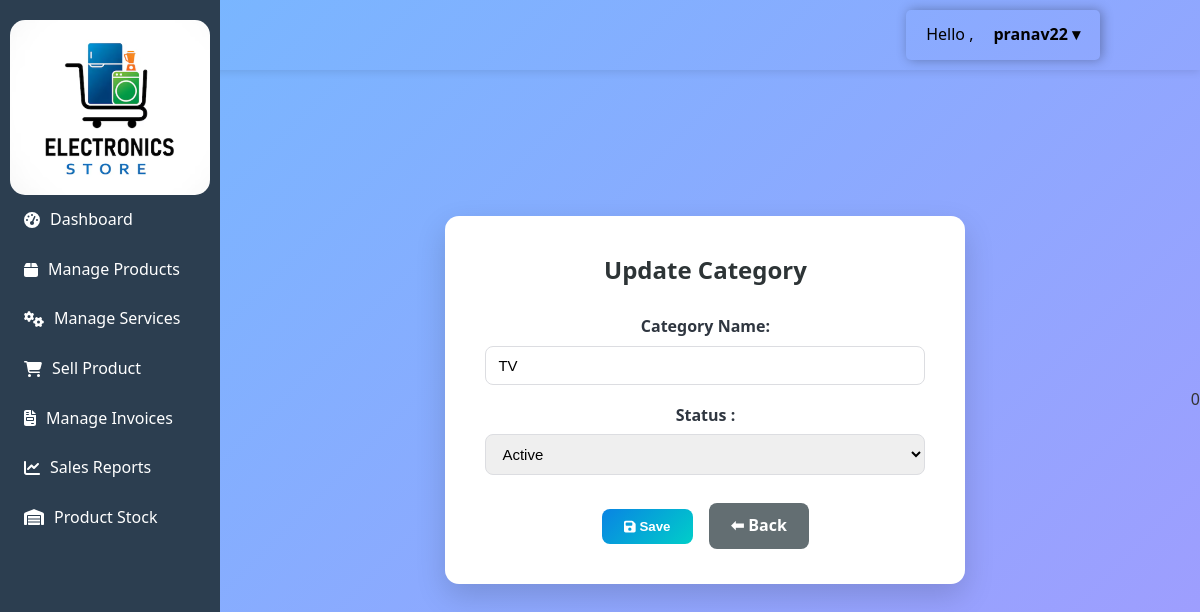
The app's page /categories/edit/1/ (signed in) with its own data.
### core/models.py (models this page shows, shortened)
class ShopOwner(models.Model):
    sw_id = models.AutoField(primary_key=True)
    sw_uname = models.CharField(max_length=100, unique=True)
    email = models.EmailField(unique=True)
    password = models.CharField(max_length=255)
    phone_no = models.CharField(max_length=15)  # IntegerField not ideal for phone numbers
    address = models.CharField(max_length=150)
    reset_token = models.CharField(max_length=100, blank=True, null=True)

class Category(models.Model):
    STATUS_CHOICES = [
        ('Active', 'Active'),
        ('Inactive', 'Inactive'),
    ]
    ct_id = models.AutoField(primary_key=True)
    ct_name = models.CharField(max_length=100, unique=True)
    created_at = models.DateTimeField(auto_now_add=True)
    status = models.CharField(max_length=10, choices=STATUS_CHOICES, default='Active')

### core/views.py (the view)
# urls.py: path('categories/edit/<int:id>/', views.category_edit, name='update_cat'),
def category_edit(request, id):
    category = get_object_or_404(Category, pk=id)
    form = ProdCategory(request.POST or None, instance=category)
    if request.method == 'POST':
        if form.is_valid():
            form.save()
            messages.success(request,"Updated successfully")
            return redirect('cat_list')
    return render(request, 'core/owner/category/up_category.html', {'form': form})

### core/forms.py
class ProdCategory(forms.ModelForm):
    class Meta:
        model = Category
        fields = ['ct_name', 'status']  # Only editable fields
        labels = {
            'ct_name': 'Category Name',
            'status': 'Status ',
        }
        widgets = {
            'ct_name': forms.TextInput(attrs={
                'class': 'form-control',
                'placeholder': 'Enter Category Name'
            }),
            'status': forms.Select(attrs={
                'class': 'form-control'
            }),
        }

### core/views.py (called while the page is built)
def shopowner_context(request):
    owner = None
    if request.session.get('shopowner_id'):
        owner = ShopOwner.objects.filter(
            sw_id=request.session['shopowner_id']
        ).first()
    return {
        'shopowner': owner
    }

### core/templates/core/owner/category/up_category.html
{% extends "core/base.html" %} {% load static %} {% block content %}
<link rel="stylesheet" href="{% static 'core/css/service_category.css' %}" />
<div class="cat-container">
  <h2>Update Category</h2>
  <form method="POST">
  <form method="POST">
    {% csrf_token %} {{ form.as_p }}
    <button type="submit" class="btn1 btn-primary"><i class="fa fa-save"> </i> Save</button>
    <a href="{% url 'cat_list' %}" class="btn1 btn-secondary">⬅ Back</a>
  </form>
</div>
{% endblock %}

### core/templates/core/base.html (shortened to what this page needs)
<!doctype html>
<html lang="en">
  <head>
    {% load static %}
    <link rel="stylesheet" href="{% static 'core/css/style.css' %}" />
    <link rel="stylesheet" href="{% static 'core/css/login.css' %}" />
    <link rel="stylesheet" href="{% static 'core/css/base.css' %}" />
  </head>
  <body>
    <header class="app-header">
        <div class="upper-nav">
          <p class="welcome">Hello ,</p>
          <div class="profile-menu">
            <span class="profile-name"> {{ shopowner.sw_uname }} ▾ </span>
          </div>
        </div>
    </header>
    <div class="side-nav">
      <img src="{% static '/image/e-shop.png' %}" alt="" />
      <a
        href="{% url 'shop_analysis' %}"
        class="{% if request.path == '/dash' %}active{% endif %}"
        ><i class="fas fa-tachometer-alt"></i> Dashboard</a
      >
      <a
        href="{% url 'manage_prod' %}"
        class="{% if request.path == '/products/manage' %}active{% endif %}"
        ><i class="fas fa-box"></i> Manage Products</a
      >
      <a
        href="{% url 'ser_list' %}"
        class="{% if request.path == '/services' %}active{% endif %}"
        ><i class="fas fa-cogs"></i> Manage Services</a
      >
      <a href="{% url 'sell_product' %}"
        ><i class="fas fa-shopping-cart"></i> Sell Product</a
      >
      <a href="{% url 'invoice_list' %}"
        ><i class="fas fa-file-invoice"></i> Manage Invoices</a
      >
      <a href=" {% url 'sales_report' %}"
        ><i class="fas fa-chart-line"></i> Sales Reports</a
      >
      <a href=" {% url 'product_stock' %}"
        ><i class="fas fa-warehouse"></i> Product Stock</a
      >
    </div>
    <div class="main-content">
      {% block content %}{% csrf_token %}{% endblock %}
    </div>
    <span id="notif-count">0</span>
  </body>
</html>

### core/static/core/css/style.css (style rules this page uses)
* { margin: 0; padding: 0; box-sizing: border-box; }
body { font-family: 'Segoe UI', Tahoma, Geneva, Verdana, sans-serif; background-color: #f5f7fa; color: #333; line-height: 1.6; }
.main-content { flex: 1; padding: 40px; overflow-y: auto; }

### core/static/core/css/login.css (style rules this page uses)
body { font-family: "Segoe UI", Tahoma, Geneva, Verdana, sans-serif; background: linear-gradient(135deg, #89f7fe 0%, #66a6ff 100%); min-height: 100vh; margin: 0; display: flex; align-items: center; justify-content: center; }

### core/static/core/css/base.css (style rules this page uses)
body { display: flex; margin: 0; font-family: Arial, sans-serif; }
.side-nav { width: 220px; background: #2c3e50; color: white; height: 100vh; position: fixed; top: 0; left: 0; display: flex; flex-direction: column; padding-top: 20px; position: fixed; top: 0; left: 0; right: 0; z-index: 1000; }
.side-nav a { color: white; text-decoration: none; padding: 12px 20px; display: flex; align-items: center; gap: 10px; transition: 0.3s; border-left: 4px solid transparent; }
.main-content { margin-left: 220px; padding: 20px; width: 100%; }
img { min-width: 10px; min-height: 10px; border: 1px; margin-left: 10px; margin-right: 10px; border-radius: 15px; }
.upper-nav { display: flex; justify-content: flex-end; align-items: center; padding: 12px 20px; border-radius: 5px; color: #020101; position: absolute; right: 100px; top: 10px; box-shadow: 2px 0 12px rgba(0, 0, 0, 0.3); }
.welcome { font-size: 16px; margin-right: 20px; }
.profile-menu { position: relative; cursor: pointer; }
.profile-name { font-weight: 600; }
.app-header { position: fixed; top: 0; left: 0; right: 0; height: 60px; background: linear-gradient(to right, #7ee8fa ); display: flex; align-items: center; justify-content: space-between; padding: 35px 25px; z-index: 1000; box-shadow: 0 2px 8px rgba(0,0,0,0.1); }

### core/static/core/css/service_category.css (style rules this page uses)
body { background: linear-gradient(135deg, #74b9ff, #a29bfe); font-family: "Segoe UI", Tahoma, sans-serif; }
.cat-container { max-width: 520px; margin: 60px auto; padding: 35px 40px; background: #ffffff; border-radius: 14px; box-shadow: 0 12px 30px rgba(0,0,0,0.15); animation: fadeIn 0.4s ease-in-out; }
.cat-container h2 { text-align: center; margin-bottom: 25px; color: #2d3436; }
.cat-container form p { display: flex; flex-direction: column; margin-bottom: 18px; }
.cat-container label { font-weight: 600; margin-bottom: 6px; color: #2f3640; }
.cat-container input, .cat-container select, .cat-container textarea { padding: 10px 12px; border-radius: 8px; border: 1px solid #dcdde1; font-size: 15px; transition: all 0.25s ease; outline: none; }
.cat-container form { text-align: center; }
.btn1 { display: inline-block; padding: 10px 22px; margin: 10px 6px 0; border-radius: 8px; font-weight: 600; text-decoration: none; border: none; cursor: pointer; transition: all 0.25s ease; }
.btn-primary { background: linear-gradient(135deg, #0984e3, #00cec9); color: white; }
.btn-secondary { background: #636e72; color: white; }

### records on screen
ShopOwner: sw_uname "pranav22"
Category: ct_name "TV", status "Active"
